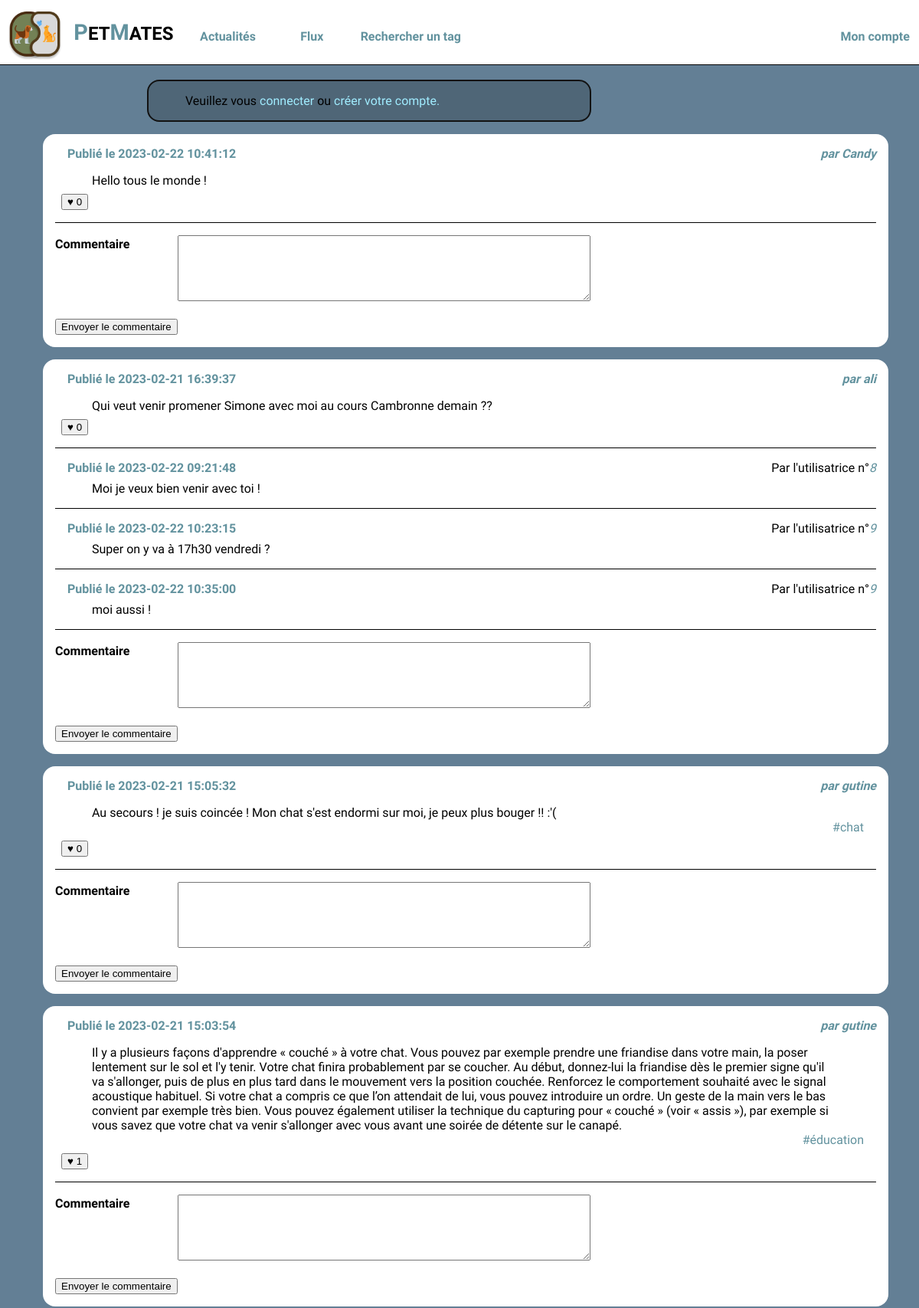
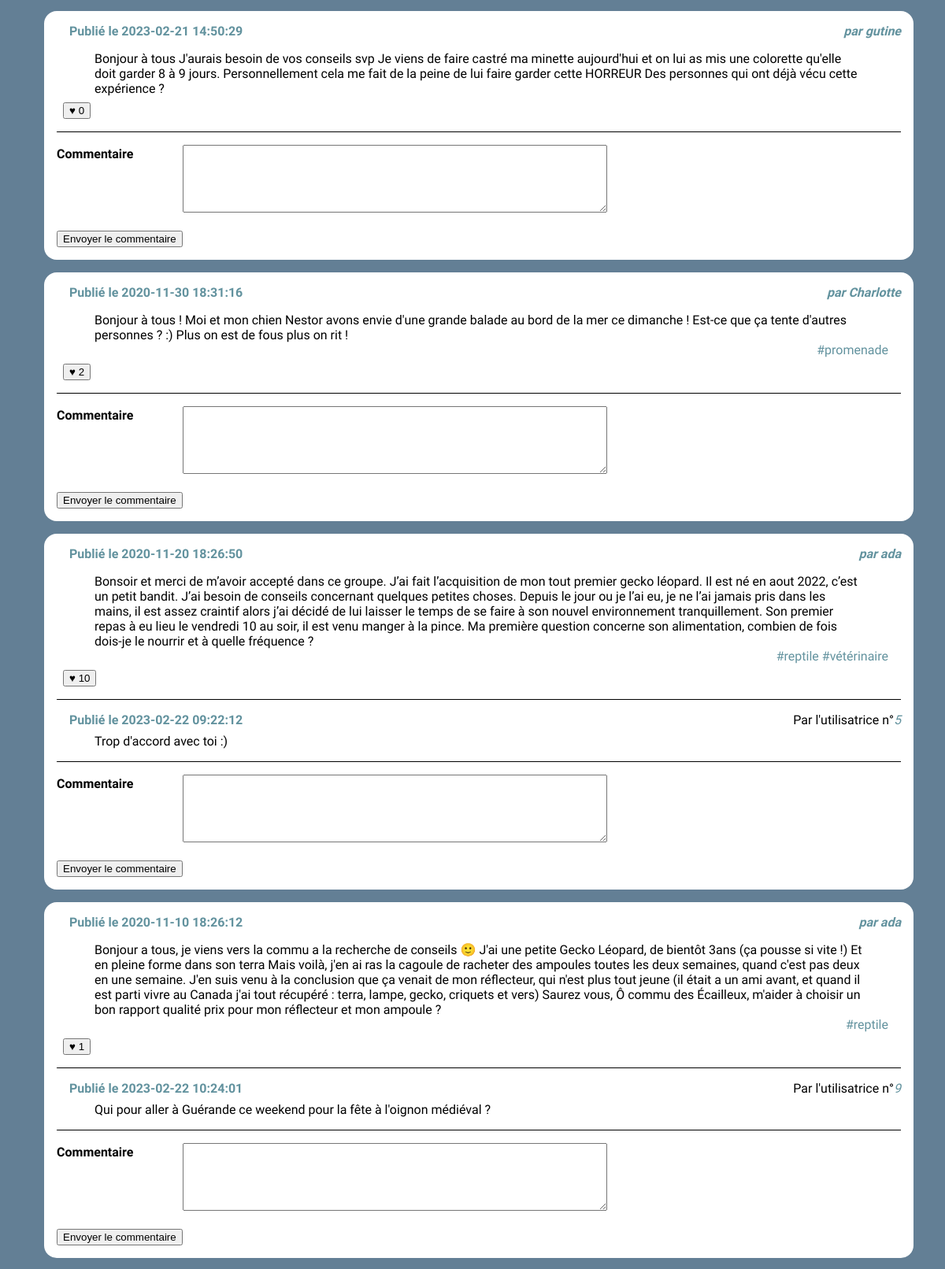
Page /news.php (upper part) on the committed database (2 pictures, top to bottom).
### tables this page shows
CREATE TABLE `posts` (
  `id` int(10) UNSIGNED NOT NULL,
  `user_id` int(10) UNSIGNED NOT NULL,
  `content` text NOT NULL,
  `created` datetime NOT NULL,
  `parent_id` int(10) UNSIGNED DEFAULT NULL
);

CREATE TABLE `users` (
  `id` int(10) UNSIGNED NOT NULL,
  `email` varchar(255) NOT NULL,
  `password` varchar(255) NOT NULL,
  `alias` varchar(255) NOT NULL
);

CREATE TABLE `comments` (
  `id` int(10) NOT NULL,
  `id_post` int(11) UNSIGNED NOT NULL,
  `content` varchar(300) NOT NULL,
  `user_id` int(10) UNSIGNED NOT NULL,
  `created` datetime NOT NULL
);

### news.php (the view, shortened to what this page needs)
<!doctype html>
<html lang="fr">
<head>
    <?php include_once('headmeta.php'); ?>
</head>
<body>
    <?php include_once('header.php'); ?>
    <?php include('connexion.php'); ?>
    <div class="alert">
        <?php
        if (empty($_SESSION['connected_id'])) {
        ?>
            <article class="card_gestion_connexion">
                <p>
                    <?php echo "Veuillez vous "; ?>
                    <a href="login.php">connecter</a>
                    <?php echo "ou "; ?>
                    <a href="registration.php">créer votre compte.</a>
                </p>
            </article>
        <?php
        }?>
    </div>
    <div id="wrapper">
        <main>
            <?php
            $laQuestionEnSql = "
                    SELECT posts.content,
                    posts.created,
                    posts.id,
                    posts.user_id,
                    users.alias as author_name,
                    count(likes.id) as like_number,
                    GROUP_CONCAT(DISTINCT tags.label) AS taglist
                    FROM posts
                    JOIN users ON  users.id=posts.user_id
                    LEFT JOIN posts_tags ON posts.id = posts_tags.post_id
                    LEFT JOIN tags       ON posts_tags.tag_id  = tags.id
                    LEFT JOIN likes      ON likes.post_id  = posts.id
                    GROUP BY posts.id
                    ORDER BY posts.created DESC
                    ";
            $lesInformations = $mysqli->query($laQuestionEnSql);
            while ($post = $lesInformations->fetch_assoc()) {
                $idDuPost = $post['id'];
                ?>
                <article>
                    <h3>
                        <time>
                            Publié le
                            <?php echo $post['created'] ?>
                        </time>
                    </h3>
                    <address>par <a href="wall.php?user_id=<?php echo $post['user_id'] ?>"><?php echo $post['author_name'] ?></a></address>
                    <div>
                        <p>
                            <?php echo $post['content'] ?>
                        </p>
                    </div>
                    <div class="tags">
                        <?php
                        $laQsurlesLabels = "
                            SELECT tags.label, posts_tags.tag_id
                            FROM tags
                            INNER JOIN posts_tags ON tags.id = posts_tags.tag_id
                            WHERE post_id = $idDuPost";
                        $listsTags = $mysqli->query($laQsurlesLabels);
                        while ($tags = $listsTags->fetch_assoc()) { ?>
                            <a href="tags.php?tag_id=<?php echo $tags['tag_id'] ?>">
                                <?php echo "#".$tags['label'] ?>
                            </a>
                        <?php
                        } ?>
                    </div>
                    <footer>
                        <form action="" method="post">
                            <button type='submit' name='like' value='<?php echo $idDuPost ?>'
                                <?php if (!empty($_SESSION['connected_id'])) {
                                if ($post['user_id'] == $_SESSION['connected_id']) {
                                    echo "disabled";}} ?>>
                                            <div class="likePlace">
                                                ♥
                                                <?php echo $post['like_number'] ?>
                                            </div>
                            </button>
                        </form>
                    </footer>
                    <div id="allcomments">
                        <?php
                        $requeteComment = "SELECT * FROM comments WHERE id_post = '$idDuPost';";
                        $infoComment = $mysqli->query($requeteComment);
                        while ($comment = $infoComment->fetch_assoc()) {
                            ?>
                            <div id="wrappercomment">
                                <div id="begin">
                                    <h3>
                                        <time>
                                            Publié le
                                            <?php echo $comment['created'] ?>
                                        </time>
                                    </h3>
                                    <adress>Par l'utilisatrice n°<a
                                            href="wall.php?user_id=<?php echo $comment['user_id'] ?>"><?php
                                               echo $comment['user_id'] ?></a>
                                    </adress>
                                </div>
                                <div>
                                    <p>
                                        <?php echo $comment['content'] ?>
                                    </p>
                                </div>
                            </div>
                        <?php }
                        ?>
                    </div>
                    <form action="" method="post">
                        <dl>
                            <dt><label for='commentaire'>Commentaire</label></dt>
                            <dd><textarea id="textarea" name='commentaire'></textarea></dd>
                        </dl>
                        <button type='submit' name='postcomment' value='<?php echo $idDuPost ?>'>Envoyer le
                            commentaire</button>
                    </form>
                </article>
            <?php
            }
            ?>
        </main>
    </div>
</body>
</html>

### style.css (style rules this page uses)
body { background-color: #637F95; font-family: 'Heebo', sans-serif; margin:0; display:flex; flex-direction: column; }
a { text-decoration: none; color: #62929E; }
.alert { padding-top: 6.5em; }
.card_gestion_connexion { display:flex; background-color: rgba(0, 0, 0, 0.2); border:2px solid #121212; border-radius: 1em; padding: 0em 3em 0em 3em; width: 30em; margin-left: 12em; }
.card_gestion_connexion a { color:#a0ecff;; }
#wrapper { display:flex; width:70em; margin:0em auto 2em auto; padding:1em 0em 5em 0em; }
#wrappercomment { display: flex; flex-direction: column; border-top: solid 1px black; margin: 1em 0 1em 0; padding-top: 1em; }
#begin { display: flex; justify-content: space-between; margin-bottom: 0.5em; }
#begin a { font-style: italic; }
#allcomments { border-bottom: solid 1px black; }
#wrapper main { flex:3; padding-left:1em; height: 80vh; }
#wrapper main article { background-color: #fff; padding:1em; margin-bottom: 1em ; border-radius: 1em; }
#wrapper main article h3 { margin:0em 1em 0em 1em; padding:0; font-weight:lighter; font-size:1em; }
#wrapper main article time { float:left; font-style: normal; color: #62929E; font-weight: bold; }
#wrapper main article address { text-align: right; font-style: italic; margin-bottom: 1em; color: #62929E; font-weight: bold; }
#wrapper main article p { margin:0em 3em 0em 3em; }
#wrapper main article footer { margin: 0em 0.5em 1em 0.5em; display:flex; justify-content: space-between; }
.tags { font-size: 1em; margin-right: 1em; margin-bottom: 0.5em; text-align:right; }
form dl dt { float:left;font-weight: bold;line-height: 1.5em; }
form dl dd { margin-left:10em;line-height: 1.5em;margin-bottom: 1em }
form dl dd textarea { width:40em;height: 15em; }
#textarea { height: 6em; width: 40em; }

### rows in the picture
posts: created "2023-02-22 10:41:12", user.alias "Candy", content "Hello tous le monde !", $idDuPost 17 (drawn), like_number "0"
posts: created "2023-02-21 16:39:37", user.alias "ali", content "Qui veut venir promener Simone avec moi au cours Cambronne demain ??", $idDuPost 14 (drawn), like_number "0"
comments: created "2023-02-22 09:21:48", user "8", content "Moi je veux bien venir avec toi !"
comments: created "2023-02-22 10:23:15", user "9", content "Super on y va à 17h30 vendredi ?"
comments: created "2023-02-22 10:35:00", user "9", content "moi aussi !"
posts: created "2023-02-21 15:05:32", user.alias "gutine", content "Au secours ! je suis coincée ! Mon chat s'est endormi sur moi, je peux plus bouger !! :'(", label "chat", $idDuPost 13 (drawn), like_number "0"
posts: created "2023-02-21 15:03:54", user.alias "gutine", content "Il y a plusieurs façons d'apprendre « couché » à votre chat. Vous pouvez par exemple prendre une friandise dans votre main, la poser lentement sur le sol et l'y tenir. Votre chat finira probablement par se coucher. Au début, donnez-lui la friandise dès le premier signe qu'il va s'allonger, puis de plus en plus tard dans le mouvement vers la position couchée. Renforcez le comportement souhaité avec le signal acoustique habituel. Si votre chat a compris ce que l’on attendait de lui, vous pouvez introduire un ordre. Un geste de la main vers le bas convient par exemple très bien. Vous pouvez également utiliser la technique du capturing pour « couché » (voir « assis »), par exemple si vous savez…", label "éducation", $idDuPost 12 (drawn), like_number "1"
posts: created "2023-02-21 14:50:29", user.alias "gutine", content "Bonjour à tous J'aurais besoin de vos conseils svp Je viens de faire castré ma minette aujourd'hui et on lui as mis une colorette qu'elle doit garder 8 à 9 jours. Personnellement cela me fait de la peine de lui faire garder cette HORREUR Des personnes qui ont déjà vécu cette expérience ?", $idDuPost 11 (drawn), like_number "0"
posts: created "2020-11-30 18:31:16", user.alias "Charlotte", content "Bonjour à tous ! Moi et mon chien Nestor avons envie d'une grande balade au bord de la mer ce dimanche ! Est-ce que ça tente d'autres personnes ? :) Plus on est de fous plus on rit !", label "promenade", $idDuPost 10 (drawn), like_number "2"
posts: created "2020-11-20 18:26:50", user.alias "ada", content "Bonsoir et merci de m’avoir accepté dans ce groupe. J’ai fait l’acquisition de mon tout premier gecko léopard. Il est né en aout 2022, c’est un petit bandit. J’ai besoin de conseils concernant quelques petites choses. Depuis le jour ou je l’ai eu, je ne l’ai jamais pris dans les mains, il est assez craintif alors j’ai décidé de lui laisser le temps de se faire à son nouvel environnement tranquillement. Son premier repas à eu lieu le vendredi 10 au soir, il est venu manger à la pince. Ma première question concerne son alimentation, combien de fois dois-je le nourrir et à quelle fréquence ?", label "reptile", label "vétérinaire", $idDuPost 9 (drawn), like_number "10"
comments: created "2023-02-22 09:22:12", user "5", content "Trop d'accord avec toi :)"
posts: created "2020-11-10 18:26:12", user.alias "ada", content "Bonjour a tous, je viens vers la commu a la recherche de conseils 🙂 J'ai une petite Gecko Léopard, de bientôt 3ans (ça pousse si vite !) Et en pleine forme dans son terra Mais voilà, j'en ai ras la cagoule de racheter des ampoules toutes les deux semaines, quand c'est pas deux en une semaine. J'en suis venu à la conclusion que ça venait de mon réflecteur, qui n'est plus tout jeune (il était a un ami avant, et quand il est parti vivre au Canada j'ai tout récupéré : terra, lampe, gecko, criquets et vers) Saurez vous, Ô commu des Écailleux, m'aider à choisir un bon rapport qualité prix pour mon réflecteur et mon ampoule ?", label "reptile", $idDuPost 8 (drawn), like_number "1"
comments: created "2023-02-22 10:24:01", user "9", content "Qui pour aller à Guérande ce weekend pour la fête à l'oignon médiéval ?"
